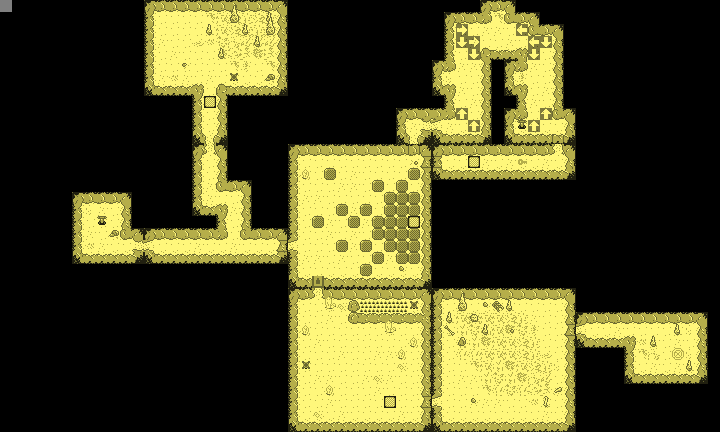

This is a level from a 2D game, rendered from its Tiled map with the project's own tilesets. A one-line summary and the map file follow, with tile-layer data summarised:
An orthogonal 60x36 tile map with 12x12 px tiles, 6 tile layers (Floor, LowerDecoration, LowerObjects, Objects, ...) and 40 objects (15x Monster, 5x s1, 2x p4, Spawn, p1, ...).

<map version="1.0" orientation="orthogonal" width="60" height="36" tilewidth="12" tileheight="12">
 <tileset firstgid="1" name="Main" tilewidth="12" tileheight="12">
  <image source="tileset.png" width="156" height="228" />
  <terraintypes>
   <terrain name="Floor" tile="53" />
   <terrain name="Walls" tile="39" />
  </terraintypes>
  <tile id="0" terrain="0,0,0,1">
   <properties>
    <property name="Collidable" value="" />
   </properties>
  </tile>
  <tile id="1" terrain="0,0,1,1">
   <properties>
    <property name="Collidable" value="" />
   </properties>
  </tile>
  <tile id="2" terrain="0,0,1,0">
   <properties>
    <property name="Collidable" value="" />
   </properties>
  </tile>
  <tile id="3">
   <properties>
    <property name="DeployName" value="Boulder" />
    <property name="Draggable" value="" />
   </properties>
  </tile>
  <tile id="4">
   <properties>
    <property name="Door" value="" />
   </properties>
  </tile>
  <tile id="6">
   <properties>
    <property name="DeployName" value="Lever" />
    <property name="Lever" value="off" />
    <property name="Switch" value="Lever" />
   </properties>
  </tile>
  <tile id="7">
   <properties>
    <property name="DeployName" value="TimeSwitch" />
    <property name="Switch" value="Time" />
    <property name="Time" value="off" />
   </properties>
  </tile>
  <tile id="8">
   <properties>
    <property name="DeployName" value="TopPassage" />
   </properties>
  </tile>
  <tile id="11">
   <properties>
    <property name="Go" value="down" />
   </properties>
  </tile>
  <tile id="12">
   <properties>
    <property name="Collidable" value="true" />
   </properties>
  </tile>
  <tile id="13" terrain="0,1,0,1">
   <properties>
    <property name="Collidable" value="" />
   </properties>
  </tile>
  <tile id="14" terrain="1,1,1,1">
   <properties>
    <property name="Collidable" value="" />
   </properties>
  </tile>
  <tile id="15" terrain="1,0,1,0">
   <properties>
    <property name="Collidable" value="" />
   </properties>
  </tile>
  <tile id="17">
   <properties>
    <property name="Door" value="" />
   </properties>
  </tile>
  <tile id="19">
   <properties>
    <property name="Lever" value="on" />
    <property name="Switch" value="Lever" />
   </properties>
  </tile>
  <tile id="20">
   <properties>
    <property name="Switch" value="Time" />
    <property name="Time" value="on" />
   </properties>
  </tile>
  <tile id="21">
   <properties>
    <property name="DeployName" value="RightPassage" />
   </properties>
  </tile>
  <tile id="24">
   <properties>
    <property name="Go" value="left" />
   </properties>
  </tile>
  <tile id="25">
   <properties>
    <property name="Warp" value="true" />
   </properties>
  </tile>
  <tile id="26" terrain="0,1,0,0">
   <properties>
    <property name="Collidable" value="" />
   </properties>
  </tile>
  <tile id="27" terrain="1,1,0,0">
   <properties>
    <property name="Collidable" value="" />
   </properties>
  </tile>
  <tile id="28" terrain="1,0,0,0">
   <properties>
    <property name="Collidable" value="" />
   </properties>
  </tile>
  <tile id="30">
   <properties>
    <property name="Door" value="" />
   </properties>
  </tile>
  <tile id="34">
   <properties>
    <property name="DeployName" value="BottomPassage" />
   </properties>
  </tile>
  <tile id="37">
   <properties>
    <property name="Go" value="up" />
   </properties>
  </tile>
  <tile id="39" terrain="1,1,1,0">
   <properties>
    <property name="Collidable" value="" />
   </properties>
  </tile>
  <tile id="40" terrain="1,1,0,0">
   <properties>
    <property name="Collidable" value="" />
   </properties>
  </tile>
  <tile id="41" terrain="1,1,0,1">
   <properties>
    <property name="Collidable" value="" />
   </properties>
  </tile>
  <tile id="43">
   <properties>
    <property name="Door" value="" />
   </properties>
  </tile>
  <tile id="47">
   <properties>
    <property name="DeployName" value="LeftPassage" />
   </properties>
  </tile>
  <tile id="50">
   <properties>
    <property name="Go" value="right" />
   </properties>
  </tile>
  <tile id="52" terrain="1,0,1,0">
   <properties>
    <property name="Collidable" value="" />
   </properties>
  </tile>
  <tile id="53" terrain="0,0,0,0" />
  <tile id="54" terrain="0,1,0,1">
   <properties>
    <property name="Collidable" value="" />
   </properties>
  </tile>
  <tile id="60">
   <properties>
    <property name="DeployName" value="CenterPassage" />
   </properties>
  </tile>
  <tile id="63">
   <properties>
    <property name="Go" value="downright" />
   </properties>
  </tile>
  <tile id="65" terrain="1,0,1,1">
   <properties>
    <property name="Collidable" value="" />
   </properties>
  </tile>
  <tile id="66" terrain="0,0,1,1">
   <properties>
    <property name="Collidable" value="" />
   </properties>
  </tile>
  <tile id="67" terrain="0,1,1,1">
   <properties>
    <property name="Collidable" value="" />
   </properties>
  </tile>
  <tile id="76">
   <properties>
    <property name="Go" value="downleft" />
   </properties>
  </tile>
  <tile id="81">
   <properties>
    <property name="DeployName" value="LevelEnd" />
    <property name="LevelEnd" value="" />
   </properties>
  </tile>
  <tile id="82">
   <properties>
    <property name="DeployName" value="WeightSwitch" />
    <property name="Switch" value="Weight" />
    <property name="Weight" value="off" />
   </properties>
  </tile>
  <tile id="83">
   <properties>
    <property name="Damage" value="" />
    <property name="DeployName" value="Spike" />
   </properties>
  </tile>
  <tile id="84">
   <properties>
    <property name="Collectable" value="Key" />
    <property name="DeployName" value="Key" />
   </properties>
  </tile>
  <tile id="89">
   <properties>
    <property name="Go" value="upright" />
   </properties>
  </tile>
  <tile id="95">
   <properties>
    <property name="Switch" value="Weight" />
    <property name="Weight" value="on" />
   </properties>
  </tile>
  <tile id="96">
   <properties>
    <property name="Damage" value="" />
    <property name="DeployName" value="Spike2" />
   </properties>
  </tile>
  <tile id="102">
   <properties>
    <property name="Go" value="upleft" />
   </properties>
  </tile>
  <tile id="107">
   <properties>
    <property name="Collidable" value="" />
   </properties>
  </tile>
  <tile id="108">
   <properties>
    <property name="Collidable" value="" />
   </properties>
  </tile>
  <tile id="109">
   <properties>
    <property name="Collidable" value="" />
   </properties>
  </tile>
  <tile id="110">
   <properties>
    <property name="Collidable" value="" />
   </properties>
  </tile>
  <tile id="111">
   <properties>
    <property name="Collidable" value="" />
   </properties>
  </tile>
  <tile id="112">
   <properties>
    <property name="Collidable" value="" />
   </properties>
  </tile>
  <tile id="113">
   <properties>
    <property name="Collidable" value="" />
   </properties>
  </tile>
  <tile id="120">
   <properties>
    <property name="Collidable" value="" />
   </properties>
  </tile>
  <tile id="122">
   <properties>
    <property name="Collidable" value="" />
   </properties>
  </tile>
  <tile id="123">
   <properties>
    <property name="Collidable" value="" />
   </properties>
  </tile>
  <tile id="124">
   <properties>
    <property name="Collidable" value="" />
   </properties>
  </tile>
  <tile id="125">
   <properties>
    <property name="Collidable" value="" />
   </properties>
  </tile>
  <tile id="126">
   <properties>
    <property name="Collidable" value="" />
   </properties>
  </tile>
  <tile id="133">
   <properties>
    <property name="Collidable" value="" />
   </properties>
  </tile>
  <tile id="134">
   <properties>
    <property name="Collidable" value="" />
   </properties>
  </tile>
  <tile id="135">
   <properties>
    <property name="Collidable" value="" />
   </properties>
  </tile>
  <tile id="136">
   <properties>
    <property name="NarrowPassage" value="" />
   </properties>
  </tile>
  <tile id="137">
   <properties>
    <property name="NarrowPassage" value="" />
   </properties>
  </tile>
  <tile id="146">
   <properties>
    <property name="Collidable" value="" />
   </properties>
  </tile>
  <tile id="147">
   <properties>
    <property name="Collidable" value="" />
   </properties>
  </tile>
  <tile id="148">
   <properties>
    <property name="Collidable" value="" />
   </properties>
  </tile>
  <tile id="149">
   <properties>
    <property name="NarrowPassage" value="" />
   </properties>
  </tile>
  <tile id="150">
   <properties>
    <property name="NarrowPassage" value="" />
   </properties>
  </tile>
 </tileset>
 <layer name="Floor" width="60" height="36">
  <data>[2160 cells, 847 non-empty, 42 distinct tile ids]</data>
 </layer>
 <layer name="LowerDecoration" width="60" height="36">
  <data>[2160 cells, 17 non-empty, 10 distinct tile ids]</data>
 </layer>
 <layer name="LowerObjects" width="60" height="36">
  <data>[2160 cells, 10 non-empty, 4 distinct tile ids]</data>
 </layer>
 <layer name="Objects" width="60" height="36">
  <data>[2160 cells, 67 non-empty, 15 distinct tile ids]</data>
 </layer>
 <layer name="UpperDecoration" width="60" height="36">
  <data>[2160 cells, 4 non-empty, 2 distinct tile ids]</data>
 </layer>
 <layer name="Meta" width="60" height="36">
  <data>[2160 cells, 13 non-empty, 5 distinct tile ids]</data>
 </layer>
 <objectgroup name="Abstract" width="60" height="36">
  <object name="Spawn" x="168" y="24" width="12" height="12" />
  <object x="96" y="216" width="12" height="12">
   <properties>
    <property name="p1" value="" />
   </properties>
  </object>
  <object name="p1" x="276" y="240" width="12" height="12">
   <properties>
    <property name="Deploy" value="RightPassage" />
   </properties>
  </object>
  <object name="p2" x="408" y="144" width="12" height="12">
   <properties>
    <property name="Deploy" value="TopPassage" />
   </properties>
  </object>
  <object name="p3" x="552" y="132" width="12" height="12">
   <properties>
    <property name="Deploy" value="BottomPassage" />
   </properties>
  </object>
  <object name="p4" x="432" y="156" width="12" height="12">
   <properties>
    <property name="RemoveOnly" value="" />
   </properties>
  </object>
  <object name="p4" x="420" y="156" width="12" height="12">
   <properties>
    <property name="RemoveOnly" value="" />
   </properties>
  </object>
  <object name="p5" x="420" y="396" width="12" height="12">
   <properties>
    <property name="Deploy" value="RightPassage" />
   </properties>
  </object>
  <object x="468" y="156" width="12" height="12">
   <properties>
    <property name="p4" value="" />
   </properties>
  </object>
  <object x="228" y="72" width="12" height="12">
   <properties>
    <property name="Time" value="145000" />
    <property name="p6" value="" />
   </properties>
  </object>
  <object name="p6" x="564" y="324" width="12" height="12">
   <properties>
    <property name="Deploy" value="RightPassage" />
   </properties>
  </object>
  <object x="516" y="120" width="12" height="12">
   <properties>
    <property name="p3" value="" />
   </properties>
  </object>
  <object name="Monster" x="456" y="108" width="12" height="12">
   <properties>
    <property name="Speed" value="300" />
    <property name="Walk" value="" />
   </properties>
  </object>
  <object name="Monster" x="468" y="120" width="12" height="12">
   <properties>
    <property name="Speed" value="300" />
    <property name="Walk" value="" />
   </properties>
  </object>
  <object name="Monster" x="456" y="24" width="12" height="12">
   <properties>
    <property name="Walk" value="" />
   </properties>
  </object>
  <object name="Monster" x="468" y="36" width="12" height="12">
   <properties>
    <property name="Walk" value="" />
   </properties>
  </object>
  <object name="Monster" x="528" y="48" width="12" height="12">
   <properties>
    <property name="Speed" value="300" />
    <property name="Walk" value="" />
   </properties>
  </object>
  <object name="Monster" x="540" y="36" width="12" height="12">
   <properties>
    <property name="Speed" value="300" />
    <property name="Walk" value="" />
   </properties>
  </object>
  <object x="384" y="396" width="12" height="12">
   <properties>
    <property name="p5" value="" />
   </properties>
  </object>
  <object name="stone1" x="348" y="408" width="12" height="12">
   <properties>
    <property name="Deploy" value="Boulder" />
   </properties>
  </object>
  <object x="408" y="300" width="12" height="12">
   <properties>
    <property name="Time" value="4000" />
    <property name="l1" value="" />
   </properties>
  </object>
  <object x="300" y="360" width="12" height="12">
   <properties>
    <property name="Time" value="6000" />
    <property name="s1" value="" />
   </properties>
  </object>
  <object name="s1" x="348" y="300" width="12" height="12">
   <properties>
    <property name="Deploy" value="CenterPassage" />
   </properties>
  </object>
  <object name="l1" x="348" y="324" width="12" height="12">
   <properties>
    <property name="Deploy" value="Lever" />
    <property name="stone1" value="" />
   </properties>
  </object>
  <object name="s1" x="360" y="300" width="12" height="12">
   <properties>
    <property name="Deploy" value="Spike" />
    <property name="Lower" value="" />
   </properties>
  </object>
  <object name="s1" x="372" y="300" width="12" height="12">
   <properties>
    <property name="Deploy" value="Spike" />
    <property name="Lower" value="" />
   </properties>
  </object>
  <object name="s1" x="384" y="300" width="12" height="12">
   <properties>
    <property name="Deploy" value="Spike" />
    <property name="Lower" value="" />
   </properties>
  </object>
  <object name="s1" x="396" y="300" width="12" height="12">
   <properties>
    <property name="Deploy" value="Spike" />
    <property name="Lower" value="" />
   </properties>
  </object>
  <object name="Monster" x="528" y="312" width="12" height="12">
   <properties>
    <property name="Walk" value="fp" />
   </properties>
  </object>
  <object name="Monster" x="468" y="300" width="12" height="12">
   <properties>
    <property name="Facing" value="right" />
    <property name="Walk" value="cw" />
   </properties>
  </object>
  <object name="Monster" x="528" y="408" width="12" height="12">
   <properties>
    <property name="Facing" value="left" />
    <property name="Walk" value="ccw" />
   </properties>
  </object>
  <object name="Monster" x="468" y="348" width="12" height="12">
   <properties>
    <property name="Facing" value="up" />
    <property name="Walk" value="bf" />
   </properties>
  </object>
  <object name="Monster" x="504" y="348" width="12" height="12">
   <properties>
    <property name="Facing" value="up" />
    <property name="Walk" value="bf" />
   </properties>
  </object>
  <object name="Monster" x="540" y="348" width="12" height="12">
   <properties>
    <property name="Facing" value="up" />
    <property name="Walk" value="bf" />
   </properties>
  </object>
  <object name="Monster" x="468" y="360" width="12" height="12">
   <properties>
    <property name="Facing" value="down" />
    <property name="Walk" value="bf" />
   </properties>
  </object>
  <object name="Monster" x="504" y="360" width="12" height="12">
   <properties>
    <property name="Facing" value="down" />
    <property name="Walk" value="bf" />
   </properties>
  </object>
  <object name="Monster" x="540" y="360" width="12" height="12">
   <properties>
    <property name="Facing" value="down" />
    <property name="Walk" value="bf" />
   </properties>
  </object>
  <object x="408" y="216" width="12" height="12">
   <properties>
    <property name="p2" value="" />
   </properties>
  </object>
  <object name="spike1" x="204" y="84" width="12" height="12">
   <properties>
    <property name="Deploy" value="Spike" />
    <property name="DeployOnly" value="" />
    <property name="Lower" value="" />
   </properties>
  </object>
  <object x="204" y="96" width="12" height="12">
   <properties>
    <property name="spike1" value="" />
   </properties>
  </object>
 </objectgroup>
</map>
